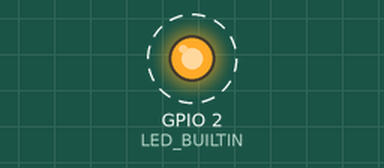
Recording of a program running on a simulated ESP32. Parts: output pins drawn as LEDs (lit = HIGH). Dashed ring = blinking.

Above: at 0.2 s.
Timing chart, 0 to 3.0 s (numbered marks = the images above):
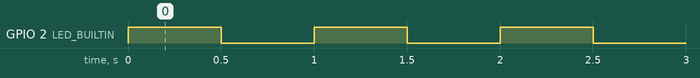

The program:

main.cpp
```cpp
#include <Arduino.h>

TaskHandle_t taskHandle_1 = NULL;

void echoHello(void *parameter)
{
    // infinite loop
    for (;;)
    {

        log_i("hello (core %u)", xPortGetCoreID());

        // Pause the task for 1000ms
        vTaskDelay(1000 / portTICK_PERIOD_MS);
    }
}

void echoWorld(void *parameter)
{
    // infinite loop
    for (;;)
    {

        log_i("world (core %u)", xPortGetCoreID());

        // Pause the task for 1000ms
        vTaskDelay(1000 / portTICK_PERIOD_MS);
    }
}

void blinkFast(void *parameter)
{
    // infinite loop
    for (;;)
    {
        // Turn the LED on
        digitalWrite(LED_BUILTIN, HIGH);
        log_i("turn ON led (core %u)", xPortGetCoreID());

        // Pause the task for 500ms
        vTaskDelay(500 / portTICK_PERIOD_MS);

        // Turn the LED off
        digitalWrite(LED_BUILTIN, LOW);
        log_i("turn OFF led (core %u)", xPortGetCoreID());

        // Pause the task again for 500ms
        vTaskDelay(500 / portTICK_PERIOD_MS);
    }
}

void setup()
{

    Serial.begin(115200);
    log_i("running on core %u", xPortGetCoreID());

    // initialize LED digital pin as an output.
    pinMode(LED_BUILTIN, OUTPUT);

    // Turn the LED off
    digitalWrite(LED_BUILTIN, LOW);

    xTaskCreate(
        echoHello,    // Function that should be called
        "Echo Hello", // Name of the task (for debugging)
        10000,        // Stack size (bytes)
        NULL,         // Parameter to pass
        1,            // Task priority
        NULL          // Task handle
    );

    xTaskCreate(
        echoWorld,    // Function that should be called
        "Echo World", // Name of the task (for debugging)
        10000,        // Stack size (bytes)
        NULL,         // Parameter to pass
        2,            // Task priority
        NULL          // Task handle
    );

    xTaskCreate(
        blinkFast,    // Function that should be called
        "Toggle LED", // Name of the task (for debugging)
        10000,        // Stack size (bytes)
        NULL,         // Parameter to pass
        1,            // Task priority
        &taskHandle_1 // Task handle
    );
}

void loop()
{

    log_i("running on core %u", xPortGetCoreID());
    delay(5000);

    if (taskHandle_1 != NULL)
    {
        log_i("task blinkFast state %u", eTaskGetState(taskHandle_1));
        log_i("delete task blinkFast");

        vTaskDelete(taskHandle_1);
        taskHandle_1 = NULL;
    }
}
```

Measured:
- by itself, GPIO 2 (LED_BUILTIN): alternates HIGH for 0.50 s and LOW for 0.50 s, 10 changes in all, then stays LOW
